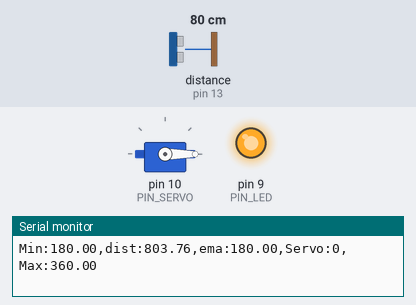
Recording of a sketch running on a simulated Arduino Uno, built with avr-gcc and run on an emulated ATmega328P. On the bench: servo, output pins drawn as LEDs (lit = HIGH), the last lines printed to the serial monitor. Wiring (inferred from the names in the program): ultrasonic range finder: trigger pin 12; echo pin 13. The inputs (shaded band) are chosen by the test bench; at power-on: distance to the obstacle (sensor on pin 13) 80 cm. The echo pulse lasts 58.3 µs per cm; pins used as bus, display or sensor lines are not drawn.

Above: at 1.2 s.
1.3 s: distance to the obstacle (sensor on pin 13) set to 35 cm
At 2.1 s:
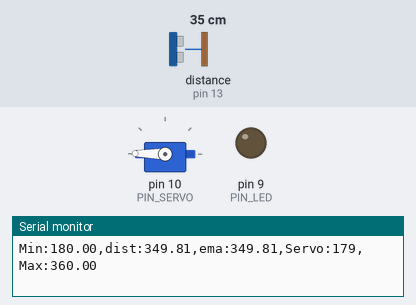
3.2 s: distance to the obstacle (sensor on pin 13) set to 2 cm
At 3.5 s:
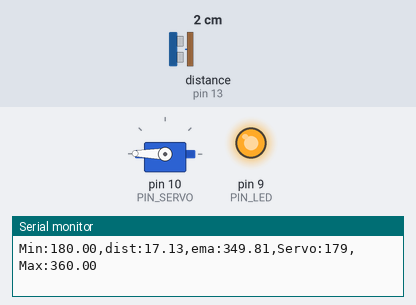
4.7 s: distance to the obstacle (sensor on pin 13) set to 18 cm
At 4.87 s:
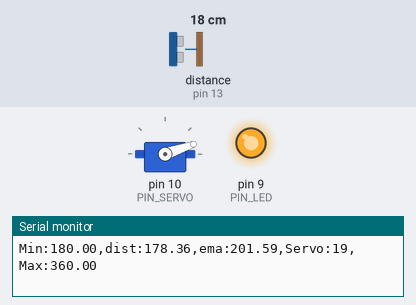
Timing chart, 0 to 7.7 s (numbered marks = the images above; inputs shaded):
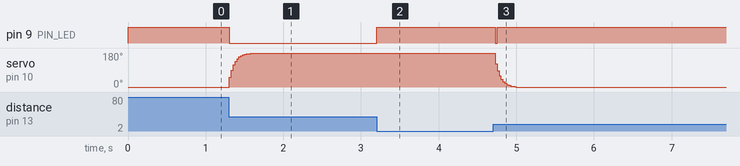

The sketch:

11_example_1.ino
```cpp
#include <Servo.h>

// Arduino pin assignment
#define PIN_LED   9
#define PIN_TRIG  12
#define PIN_ECHO  13
#define PIN_SERVO 10

// configurable parameters for sonar
#define SND_VEL 346.0
#define INTERVAL 25
#define PULSE_DURATION 10

#define _DIST_MIN 180.0   // 18 cm
#define _DIST_MAX 360.0   // 36 cm

#define TIMEOUT ((INTERVAL / 2) * 1000.0)
#define SCALE (0.001 * 0.5 * SND_VEL)

// EMA filter
#define _EMA_ALPHA 0.3

// Servo duty
#define _DUTY_MIN 500
#define _DUTY_NEU 1500
#define _DUTY_MAX 2500

// global variables
float dist_ema;
float dist_prev;

unsigned long last_sampling_time;

Servo myservo;


void setup() {

  // initialize GPIO pins
  pinMode(PIN_LED, OUTPUT);
  pinMode(PIN_TRIG, OUTPUT);
  pinMode(PIN_ECHO, INPUT);

  digitalWrite(PIN_TRIG, LOW);

  // LED OFF
  digitalWrite(PIN_LED, HIGH);

  // initialize servo
  myservo.attach(PIN_SERVO);
  myservo.writeMicroseconds(_DUTY_MIN);

  // initialize distance variables
  dist_prev = _DIST_MIN;
  dist_ema = _DIST_MIN;

  // initialize serial port
  Serial.begin(57600);

  last_sampling_time = millis();
}


void loop() {

  float dist_raw;
  float dist_filtered;
  float servo_angle;
  int servo_duty;


  // wait until next sampling time
  if (millis() < last_sampling_time + INTERVAL)
    return;


  // get a distance reading from USS
  dist_raw = USS_measure(PIN_TRIG, PIN_ECHO);


  // ---------------------------------------
  // Range filter
  // ---------------------------------------

  if ((dist_raw == 0.0) || (dist_raw < _DIST_MIN)) {

    // measurement failure or below minimum
    dist_filtered = dist_prev;

    // LED OFF
    digitalWrite(PIN_LED, HIGH);

  }
  else if (dist_raw > _DIST_MAX) {

    // above maximum
    dist_filtered = dist_prev;

    // LED OFF
    digitalWrite(PIN_LED, HIGH);

  }
  else {

    // measurement is within 18~36 cm
    dist_filtered = dist_raw;

    dist_prev = dist_raw;

    // LED ON
    digitalWrite(PIN_LED, LOW);
  }


  // ---------------------------------------
  // EMA filter
  // ---------------------------------------

  dist_ema =
      _EMA_ALPHA * dist_filtered
      + (1.0 - _EMA_ALPHA) * dist_ema;


  // ---------------------------------------
  // Calculate servo angle
  // ---------------------------------------

  if (dist_ema <= _DIST_MIN) {

    // 18 cm 이하 -> 0°
    servo_angle = 0.0;

  }
  else if (dist_ema >= _DIST_MAX) {

    // 36 cm 이상 -> 180°
    servo_angle = 180.0;

  }
  else {

    // 18~36 cm -> 거리 비례하여 0~180°
    servo_angle =
        (dist_ema - _DIST_MIN)
        * 180.0
        / (_DIST_MAX - _DIST_MIN);
  }


  // ---------------------------------------
  // Convert angle to servo duty
  // ---------------------------------------

  servo_duty =
      _DUTY_MIN
      + (servo_angle / 180.0)
      * (_DUTY_MAX - _DUTY_MIN);


  myservo.writeMicroseconds(servo_duty);


  // ---------------------------------------
  // Serial output
  // ---------------------------------------

  Serial.print("Min:");
  Serial.print(_DIST_MIN);

  Serial.print(",dist:");
  Serial.print(dist_raw);

  Serial.print(",ema:");
  Serial.print(dist_ema);

  Serial.print(",Servo:");
  Serial.print(myservo.read());

  Serial.print(",Max:");
  Serial.print(_DIST_MAX);

  Serial.println("");


  // update last sampling time
  last_sampling_time += INTERVAL;
}


// ========================================
// USS distance measurement
// ========================================

float USS_measure(int TRIG, int ECHO)
{
  digitalWrite(TRIG, HIGH);

  delayMicroseconds(PULSE_DURATION);

  digitalWrite(TRIG, LOW);

  return pulseIn(ECHO, HIGH, TIMEOUT) * SCALE;
}
```

Measured:
- after the input at 3.2 s, pin 9 (PIN_LED): LOW → HIGH at once
- after the input at 4.7 s, pin 9 (PIN_LED): HIGH → LOW at once, → HIGH 0.02 s later; servo on pin 10 (PIN_SERVO): moves from 179° to 0° over 0.27 s, starting at once
